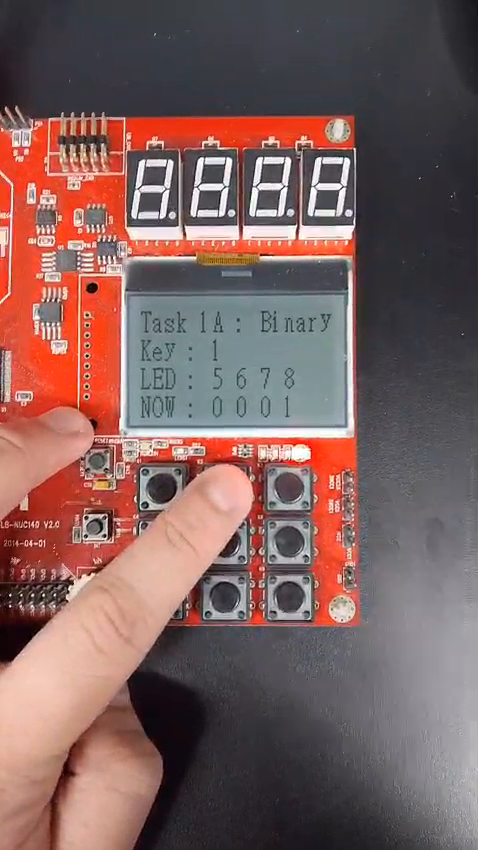
#> input picture frame 61 of 03 Assessment 1_Task 1/Task1A/Chan Li Kai_Task1A_Video.mp4, 478 x 850 px, given in place of the camera
$ python lab3_cam_live.py
#> lines starting #> are read from the running program, lines starting #| are printed output that depends on the picture; after the words box and inside, x2 and y2 are one past the last pixel; in counts of white or black regions, pixels touching at a corner belong together
#
# 1. Chan Li Kai
# 2. William Wong Xiao Kang
# 3. Irvin Chong Hou Ceng
# 4. Liang Yan Ee
#
# Lab 3 : live webcam on the Nu-LB-NUC140 LCD over UART
#         webcam -> OpenCV (face tracking, black/white) -> CH340 USB-TTL -> UART1 -> LCD
#
#   frame to board : 0xAA 0x55 + 1024 bytes (128x64, buffer[x + page*128], bit 1 = dark)
#   from board     : 'K' = frame shown, send the next one; '1'~'9' = keypad key
#
#   keys (board keypad or laptop) : 1 full view, 2 face zoom, 3 threshold, 4 dither,
#                                   5 edges, 6 invert, 7 face boxes, Q quit (laptop)
#
#   usage : py lab3_cam_live.py  [--port COM5]  [--no-board]
#
import argparse
import threading
import time

import cv2
import numpy as np
import serial
import serial.tools.list_ports

from lab3_video_to_lcd import pack_lcd, lcd_image, BAYER4, FACES, W, H

BAUD = 460800
CH340_VID = 0x1A86
BAYER_TILE = (np.tile(BAYER4, (H // 4, W // 4)) + 0.5) / 16 * 255
STYLES = {3: "threshold", 4: "dither", 5: "edges"}


class Board:
	def __init__(self, port, baud):
		self.ser = serial.Serial(port, baud, timeout=0.05)
		self.acks = 0
		self.keys = []
		self.lock = threading.Lock()
		threading.Thread(target=self.reader, daemon=True).start()

	def reader(self):					# background thread
		while True:
			try:
				data = self.ser.read(64)
			except serial.SerialException:
				return
			with self.lock:
				for c in data:
					if c == ord('K'):
						self.acks += 1
					elif ord('1') <= c <= ord('9'):
						self.keys.append(c - ord('0'))

	def send_frame(self, buf):
		self.ser.write(b"\xAA\x55" + buf)

	def take(self):					# acks since last call, keys pressed
		with self.lock:
			acks, keys = self.acks, self.keys
			self.acks, self.keys = 0, []
		return acks, keys


def find_port():
	for p in serial.tools.list_ports.comports():
		if p.vid == CH340_VID:
			return p.device
	return None


class FaceTracker:
	def __init__(self):
		self.box = None				# smoothed (cx, cy, size) of the biggest face
		self.seen = 0
		self.faces = []

	def update(self, gray):
		small = cv2.equalizeHist(cv2.resize(gray, (gray.shape[1] // 2, gray.shape[0] // 2)))
		found = FACES.detectMultiScale(small, 1.1, 4, minSize=(30, 30))
		self.faces = [(x * 2, y * 2, w * 2, h * 2) for x, y, w, h in found]
		if self.faces:
			x, y, w, h = max(self.faces, key=lambda f: f[2] * f[3])
			new = np.array([x + w / 2, y + h / 2, h], float)
			self.box = new if self.box is None else self.box * 0.7 + new * 0.3
			self.seen = time.time()


def crop_box(img_w, img_h, view, tracker):
	if view == "face" and tracker.box is not None and time.time() - tracker.seen < 1.5:
		cx, cy, size = tracker.box
		ch = int(min(img_h, max(64, size * 2.2)))	# face fills ~half the height
		cw = min(img_w, ch * 2)
		ch = cw // 2
	else:
		cx, cy = img_w / 2, img_h / 2
		cw = min(img_w, img_h * 2)
		ch = cw // 2
	x0 = int(np.clip(cx - cw / 2, 0, img_w - cw))
	y0 = int(np.clip(cy - ch / 2, 0, img_h - ch))
	return x0, y0, cw, ch


def to_lcd(gray, box, style, invert, faces, show_boxes):
	x0, y0, cw, ch = box
	g = cv2.resize(gray[y0:y0 + ch, x0:x0 + cw], (W, H), interpolation=cv2.INTER_AREA)
	g = cv2.createCLAHE(clipLimit=2.0, tileGridSize=(4, 4)).apply(g)

	if style == "dither":
		dark = g.astype(np.float32) < BAYER_TILE
	elif style == "edges":
		e = cv2.Canny(cv2.GaussianBlur(g, (3, 3), 0), 60, 140)
		dark = e > 0
	else:
		t = cv2.threshold(g, 0, 255, cv2.THRESH_BINARY + cv2.THRESH_OTSU)[0]
		dark = g < t
	if invert:
		dark = ~dark

	if show_boxes:
		sx, sy = W / cw, H / ch
		for x, y, w, h in faces:
			p0 = (int((x - x0) * sx), int((y - y0) * sy))
			p1 = (int((x + w - x0) * sx), int((y + h - y0) * sy))
			img = dark.astype(np.uint8)
			cv2.rectangle(img, p0, p1, 1 if not invert else 0, 1)
			dark = img.astype(bool)
	return dark


def main():
	ap = argparse.ArgumentParser(description="live webcam -> NUC140 LCD over UART")
	ap.add_argument("--port", help="COM port of the CH340 (default: find it)")
	ap.add_argument("--baud", type=int, default=BAUD)
	ap.add_argument("--cam", type=int, default=0)
	ap.add_argument("--no-board", action="store_true", help="laptop preview only")
	args = ap.parse_args()

	board = None
	if not args.no_board:
		port = args.port or find_port()
		if port is None:
			print("CH340 not found, preview only (use --port COMx if it has another name)")
		else:
			board = Board(port, args.baud)
			print("board on %s at %d baud" % (port, args.baud))

	cap = cv2.VideoCapture(args.cam, cv2.CAP_DSHOW)
	if not cap.isOpened():
		raise SystemExit("cannot open webcam %d" % args.cam)
	cap.set(cv2.CAP_PROP_FRAME_WIDTH, 640)
	cap.set(cv2.CAP_PROP_FRAME_HEIGHT, 480)

	tracker = FaceTracker()
	view, style, invert, show_boxes = "face", "threshold", False, False
	last_send = 0.0
	waiting = False					# frame sent, no 'K' yet
	shown, fps, t_fps = 0, 0.0, time.time()

	print("keys : 1 full  2 face  3 threshold  4 dither  5 edges  6 invert  7 boxes  Q quit")
	while True:
		ok, img = cap.read()
#> img is the input picture: shape (850, 478, 3); mean B, G, R 94, 96.3, 125.3
		if not ok:
			continue
		img = cv2.flip(img, 1)				# mirror
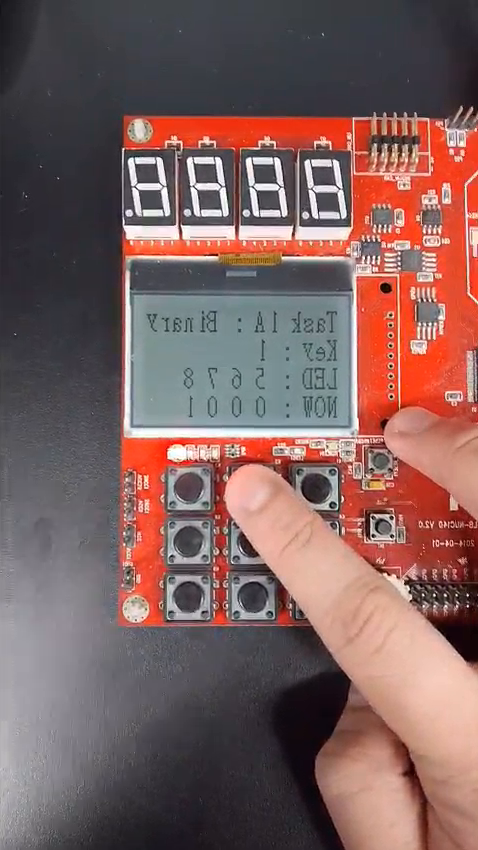
#> img: shape (850, 478, 3); mean B, G, R 94, 96.3, 125.3
		gray = cv2.cvtColor(img, cv2.COLOR_BGR2GRAY)
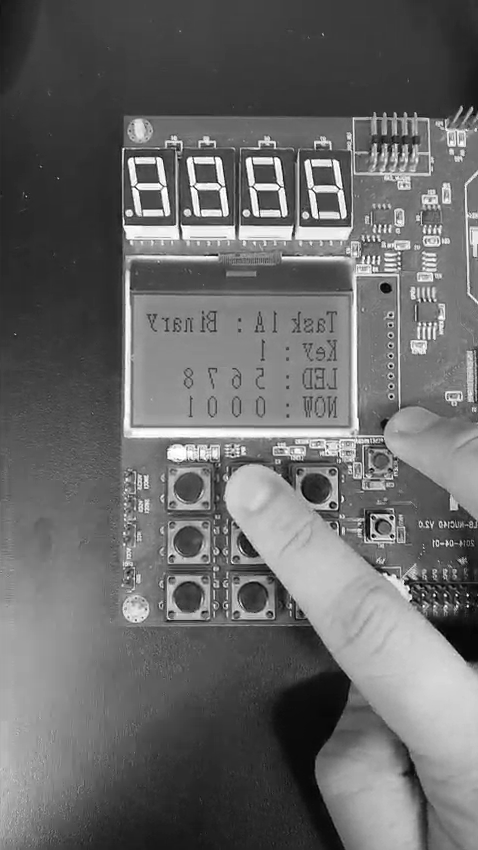
#> gray: shape (850, 478); min 0, max 255, mean 104.8
		tracker.update(gray)
#> in update, `small = cv2.equalizeHist(cv2.resize(gray, (gray.shape[1] // 2, gray.sh..`:
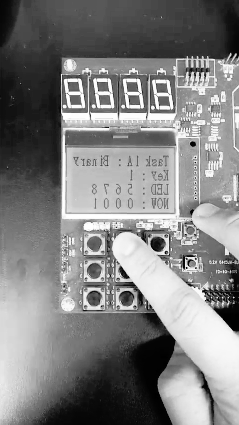
#> small: shape (425, 239); min 0, max 255, mean 128.3
#> in update, `found = FACES.detectMultiScale(small, 1.1, 4, minSize=(30, 30))`: found = ()
#> in update, `self.faces = [(x * 2, y * 2, w * 2, h * 2) for x, y, w, h in found]`: self.faces = []

		box = crop_box(img.shape[1], img.shape[0], view, tracker)
#> box = (0, 305, 478, 239)
		dark = to_lcd(gray, box, style, invert, tracker.faces, show_boxes)
#> in to_lcd, `g = cv2.resize(gray[y0:y0 + ch, x0:x0 + cw], (W, H), interpolation=cv2..`:
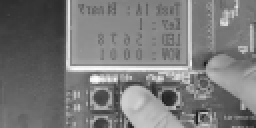
#> g: shape (64, 128) (shown 2 times larger); min 25, max 254, mean 121.3
#> in to_lcd, `g = cv2.createCLAHE(clipLimit=2.0, tileGridSize=(4, 4)).apply(g)`:
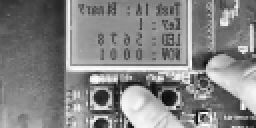
#> g: shape (64, 128) (shown 2 times larger); min 12, max 255, mean 132.2
#> in to_lcd, `t = cv2.threshold(g, 0, 255, cv2.THRESH_BINARY + cv2.THRESH_OTSU)[0]`: t = 136
#> in to_lcd, `dark = g < t`:
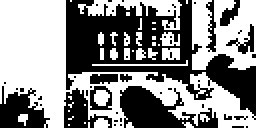
#> dark: shape (64, 128) bool (shown 2 times larger); 54.1% white; 46 black regions (37 under 20 px), largest, box (x1, y1, x2, y2) and area: (33, 0, 128, 60) 2231, (60, 43, 109, 64) 563, (0, 43, 25, 64) 312

		keys = []
		if board:
			acks, keys = board.take()
			if acks:
				waiting = False
				shown += acks
		k = cv2.waitKey(1) & 0xFF
#> (key q is pressed here)
		if k in (ord('q'), 27):
			break
		if ord('1') <= k <= ord('9'):
			keys.append(k - ord('0'))
		for key in keys:
			if key == 1:   view = "full"
			elif key == 2: view = "face"
			elif key in STYLES: style = STYLES[key]
			elif key == 6: invert = not invert
			elif key == 7: show_boxes = not show_boxes
			print("key %d -> view %s, style %s, invert %s, boxes %s" % (key, view, style, invert, show_boxes))

		# send when the board is ready ('K'), or after 0.3 s if a 'K' got lost
		if board and (not waiting or time.time() - last_send > 0.3):
			board.send_frame(pack_lcd(dark))
			last_send = time.time()
			waiting = True

		if time.time() - t_fps >= 1:
			fps = shown / (time.time() - t_fps)
			shown, t_fps = 0, time.time()

		# laptop window : camera + crop box, LCD preview, status bar
		cam = img.copy()
		x0, y0, cw, ch = box
		cv2.rectangle(cam, (x0, y0), (x0 + cw, y0 + ch), (0, 0, 255), 2)
		for x, y, w, h in tracker.faces:
			cv2.rectangle(cam, (x, y), (x + w, y + h), (0, 255, 0), 2)
		cam = cv2.resize(cam, (512, 384))
		lcd = cv2.cvtColor(lcd_image(dark, 4), cv2.COLOR_GRAY2BGR)
		bar = np.zeros((30, 512, 3), np.uint8)
		status = "%s | %s %s | board %s" % (view, style, "inv" if invert else "",
						    ("%.1f fps" % fps) if board else "not connected")
		cv2.putText(bar, status, (8, 21), cv2.FONT_HERSHEY_SIMPLEX, 0.55, (255, 255, 255), 1)
		cv2.imshow("Lab 3 : webcam -> NUC140 LCD", np.vstack([cam, lcd, bar]))

	cap.release()
	cv2.destroyAllWindows()


if __name__ == "__main__":
	main()

$ run again, starting later in the video
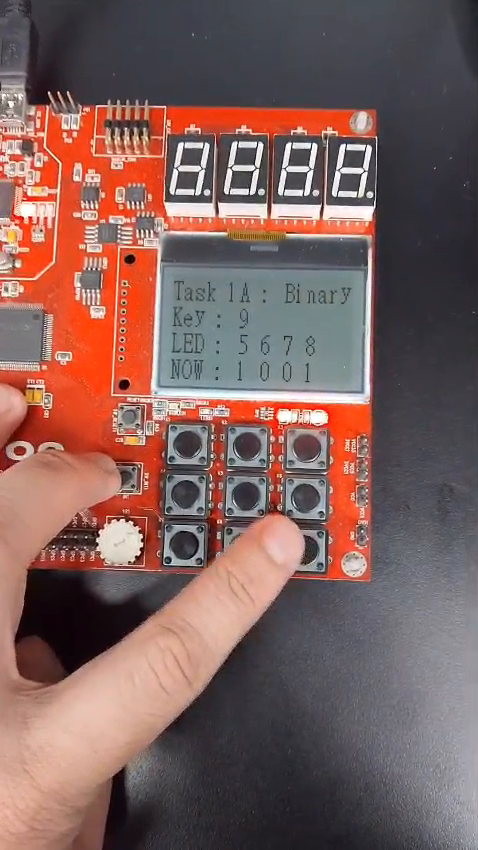
#> input picture frame 275 of 03 Assessment 1_Task 1/Task1A/Chan Li Kai_Task1A_Video.mp4, 478 x 850 px, given in place of the camera
#> in main, img is the input picture: shape (850, 478, 3); mean B, G, R 92.7, 96.5, 126
#> found = ()
#> self.faces = []
#> in to_lcd, `g = cv2.createCLAHE(clipLimit=2.0, tileGridSize=(4, 4)).apply(g)`:
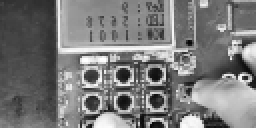
#> g: shape (64, 128) (shown 2 times larger); min 7, max 255, mean 121.8
#> t = 127
#> in to_lcd, `dark = g < t`:
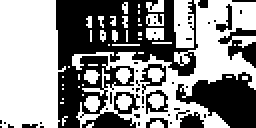
#> dark: shape (64, 128) bool (shown 2 times larger); 56% white; 46 black regions (38 under 20 px), largest, box (x1, y1, x2, y2) and area: (28, 0, 99, 64) 2379, (88, 36, 128, 64) 669, (109, 14, 128, 34) 165

$ run again, starting later in the video
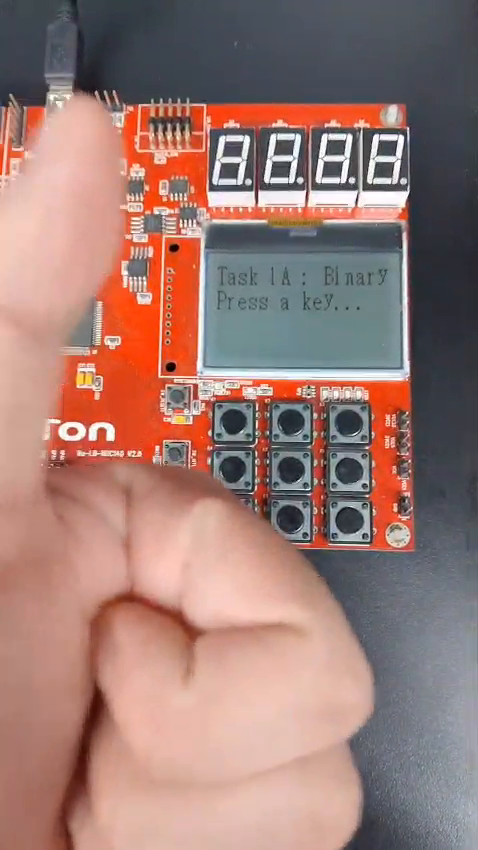
#> input picture frame 489 of 03 Assessment 1_Task 1/Task1A/Chan Li Kai_Task1A_Video.mp4, 478 x 850 px, given in place of the camera
#> in main, img is the input picture: shape (850, 478, 3); mean B, G, R 116.2, 122.8, 156.1
#> found = [[55, 259, 161, 161]]
#> self.faces = [(110, 518, 322, 322)]
#> x = 110; y = 518; w = 322
#> new = [271, 679, 322]
#> cx = 271; cy = 679; size = 322
#> in crop_box, `ch = int(min(img_h, max(64, size * 2.2)))`: ch = 708
#> in crop_box, `cw = min(img_w, ch * 2)`: cw = 478
#> in crop_box, `ch = cw // 2`: ch = 239
#> in crop_box, `x0 = int(np.clip(cx - cw / 2, 0, img_w - cw))`: x0 = 0
#> in crop_box, `y0 = int(np.clip(cy - ch / 2, 0, img_h - ch))`: y0 = 559
#> box = (0, 559, 478, 239)
#> in to_lcd, `x0, y0, cw, ch = box`: x0 = 0; y0 = 559; cw = 478; ch = 239
#> in to_lcd, `g = cv2.createCLAHE(clipLimit=2.0, tileGridSize=(4, 4)).apply(g)`:
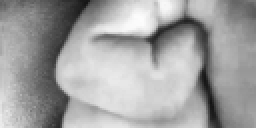
#> g: shape (64, 128) (shown 2 times larger); min 19, max 253, mean 161.8
#> t = 146
#> in to_lcd, `dark = g < t`:
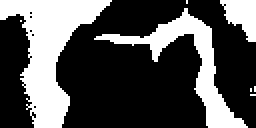
#> dark: shape (64, 128) bool (shown 2 times larger); 32.5% white; 8 white regions (5 under 20 px), largest, box (x1, y1, x2, y2) and area: (0, 0, 56, 64) 1507, (47, 4, 124, 64) 903, (110, 0, 128, 21) 238
